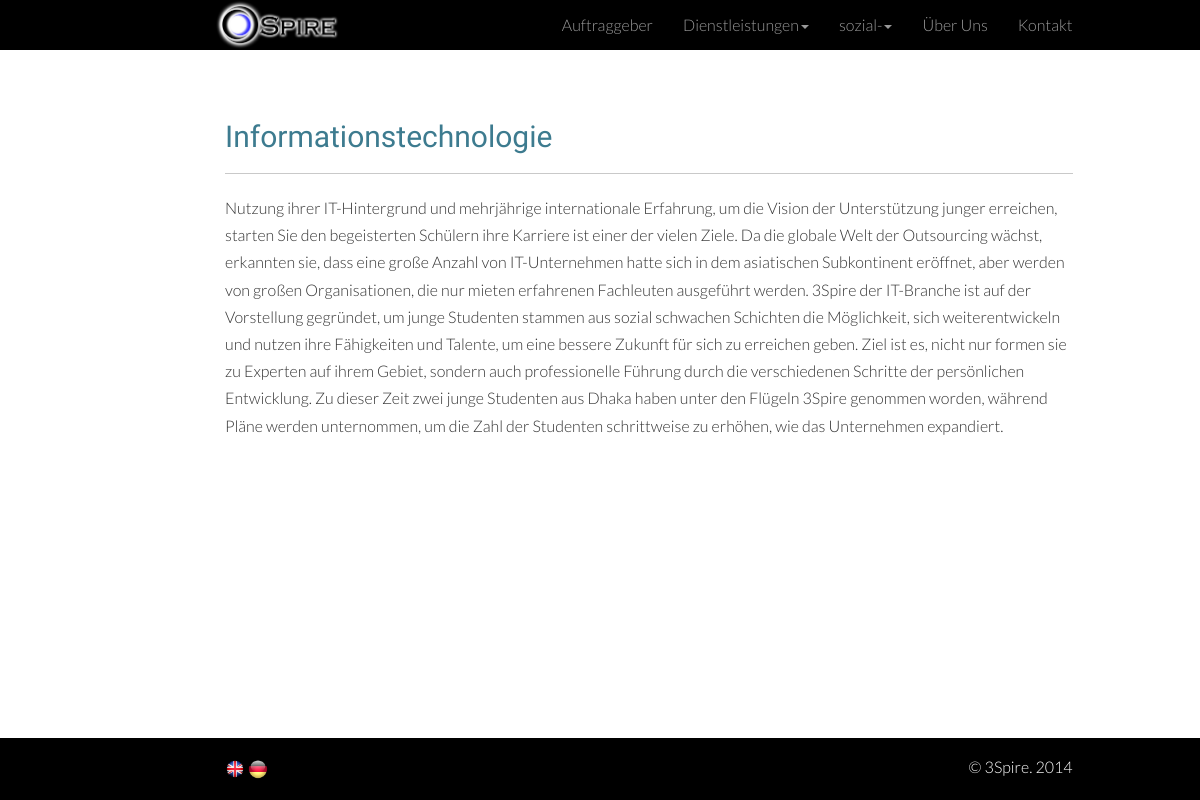
/ger/service/1/, run on the app's committed database.
### ger/models.py (models this page shows, shortened)
class Company(models.Model):
    name = models.CharField(max_length=500)
    logo = models.ImageField(upload_to='company')
    email = models.EmailField(max_length=100)
    address = models.CharField(max_length=500)

class Service(models.Model):
    name = models.CharField(max_length=500)
    description = models.TextField()
    links = models.TextField()

### ger/views.py (the view)
# urls.py: url(r'^service/(?P<service_id>\d+)/$', 'en.views.service', name='service'),
def service(request, service_id):
    comapny = Company.objects.all()
    services = Service.objects.all()
    social_links = SocialLinks.objects.all()
    service = Service.objects.get(id=service_id)
    context = { 'service' : service, 'services' : services,
               'social_links': social_links,'company':comapny}
    return render(request, 'ger_service.html', context)

### ger/templates/ger_service.html (shortened to what this page needs)
{% extends "ger_base.html" %}
{% load staticfiles %}
{% load staticfiles %}
{% block content%}
    {% if service %}
    <div class="container padded">
	<div class="row">
	    <div class="col-lg-9 col-md-offset-2"><h2>{{service.name}}</h2><hr></div>
	</div>
	<div class="row">
	    <div class="col-lg-9 col-md-offset-2">
	    <p>{{service.description}}</p>
	    </div>
	</div>
    </div>
    {% else %}
	No service available
    {% endif %}
{% endblock %}

### templates/ger_base.html (shortened to what this page needs)
{% load staticfiles %}
<!DOCTYPE html>
<html>
    <head>
        <link rel="stylesheet" media="screen" type="text/css" href="{% static "css/bootstrap.min.css" %}">
        <link rel="stylesheet" media="screen" type="text/css" href="{% static "css/custom.css" %}">
    </head>
    <body>
        <nav class="navbar-inverse navbar-fixed-top" role="navigation">
            <div class="container">
                <div class="row">
                    <div id="top-bar-fix" class="col-lg-9 col-md-offset-2">
                        <div class="pull-left">
                            <div><a href="{% url 'ger_home' %}"><img src="{{company.0.logo.url}}" class="navbar-image" height="50" alt="3Spire"></a></div>
                        </div>
                            <div class="pull-right">
                                <ul class="nav navbar-nav">
                                    <li><a href="{% url 'ger_clients' %}">Auftraggeber</a></li>
                                    <li class="dropdown">
                                        <a href="#" class="dropdown-toggle" data-toggle="dropdown">Dienstleistungen<b class="caret"></b></a>
                                    </li>
                                    <li class="dropdown">
                                        <a href="#" class="dropdown-toggle" data-toggle="dropdown">sozial-<b class="caret"></b></a>
                                    </li>
				    <li><a href="{% url 'ger_about' %}">Über Uns</a></li>
                                    <li><a href="{% url 'ger_contact' %}">Kontakt</a></li>
                                </ul>
                            </div>
                    </div>
                </div>
            </div>
        </nav>
	{% block content%}
	{% endblock%}
	<div class="ftr">
	    <div class="container">
		<div class="row">
		    <footer class="col-lg-9 col-md-offset-2">
			<div class="pull-left">
			    <p>
				<a href="{% url 'home' %}">
				    <img src="{% static "images/uk.png" %}" name="eng" class="language" heigh="20" width="20" alt="flag">
				</a>
				<a href="{% url 'ger_home' %}">
				    <img src="{% static "images/germany.png" %}" name="eng" class="language" heigh="20" width="20" alt="flag">
				</a>
			    </p>
			</div>
			<div class="pull-right">
			    <p>&copy; 3Spire. 2014</p>
			</div>
		    </footer>
		</div>
	    </div>
	</div>
    </body>
</html>

### static/css/custom.css (style rules this page uses)
html, body { font-family: 'Lato', sans-serif; font-weight: 300; font-size: 16px; line-height: 1.7; background-color: #fff; }
h1, h2, h3, h4 { font-family: 'Abel', sans-serif; color: #3d7b8f; }
b, strong { font-weight: 400; }
* { -webkit-box-sizing: border-box; -moz-box-sizing: border-box; box-sizing: border-box; }
.padded { padding: 100px 15px; }
hr { border-top: 1px solid #c9c9c9; }
.ftr { background-color: #000; padding: 15px 0 10px 0; bottom: 0px; width: 100%; }
.ftr address, .ftr a, .ftr p { color: #fff; }
#top-bar-fix { padding: 0 0 0 5px; }

### data on the page
Company: logo (picture)
Service: name "Informationstechnologie", description "Nutzung ihrer IT-Hintergrund und mehrjährige internationale Erfahrung, um die Vision der Unterstützung junger erreichen, starten Sie den begeisterten Schülern ihre Karriere ist einer der vielen Ziele. Da die globale Welt der Outsourcing wächst, erkannten sie, dass eine große Anzahl von IT-Unternehmen hatte sich in dem asiatischen Subkontinent eröffnet, aber werden von großen Organisationen, die nur mieten erfahrenen Fachleuten ausgeführt werden. 3Spire der IT-Branche ist auf der Vorstellung gegründet, um junge Studenten stammen aus sozial schwachen Schichten die Möglichkeit, sich weiterentwickeln und nutzen ihre Fähigkeiten und Talente, um eine bessere Zukunft für sich zu erreichen geben.…"
